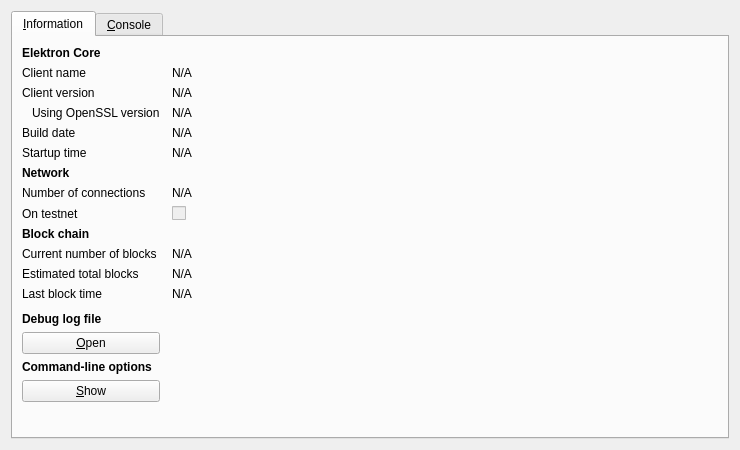
<?xml version="1.0" encoding="UTF-8"?>
<ui version="4.0">
 <class>RPCConsole</class>
 <widget class="QDialog" name="RPCConsole">
  <property name="geometry">
   <rect>
    <x>0</x>
    <y>0</y>
    <width>740</width>
    <height>450</height>
   </rect>
  </property>
  <property name="windowTitle">
   <string>Elektron - Debug window</string>
  </property>
  <layout class="QVBoxLayout" name="verticalLayout_2">
   <item>
    <widget class="QTabWidget" name="tabWidget">
     <property name="currentIndex">
      <number>0</number>
     </property>
     <widget class="QWidget" name="tab_info">
      <attribute name="title">
       <string>&amp;Information</string>
      </attribute>
      <layout class="QGridLayout" name="gridLayout" columnstretch="0,1">
       <property name="horizontalSpacing">
        <number>12</number>
       </property>
       <item row="0" column="0">
        <widget class="QLabel" name="label_9">
         <property name="font">
          <font>
           <weight>75</weight>
           <bold>true</bold>
          </font>
         </property>
         <property name="text">
          <string>Elektron Core</string>
         </property>
        </widget>
       </item>
       <item row="1" column="0">
        <widget class="QLabel" name="label_5">
         <property name="text">
          <string>Client name</string>
         </property>
        </widget>
       </item>
       <item row="1" column="1">
        <widget class="QLabel" name="clientName">
         <property name="cursor">
          <cursorShape>IBeamCursor</cursorShape>
         </property>
         <property name="text">
          <string>N/A</string>
         </property>
         <property name="textFormat">
          <enum>Qt::PlainText</enum>
         </property>
         <property name="textInteractionFlags">
          <set>Qt::LinksAccessibleByMouse|Qt::TextSelectableByKeyboard|Qt::TextSelectableByMouse</set>
         </property>
        </widget>
       </item>
       <item row="2" column="0">
        <widget class="QLabel" name="label_6">
         <property name="text">
          <string>Client version</string>
         </property>
        </widget>
       </item>
       <item row="2" column="1">
        <widget class="QLabel" name="clientVersion">
         <property name="cursor">
          <cursorShape>IBeamCursor</cursorShape>
         </property>
         <property name="text">
          <string>N/A</string>
         </property>
         <property name="textFormat">
          <enum>Qt::PlainText</enum>
         </property>
         <property name="textInteractionFlags">
          <set>Qt::LinksAccessibleByMouse|Qt::TextSelectableByKeyboard|Qt::TextSelectableByMouse</set>
         </property>
        </widget>
       </item>
       <item row="3" column="0">
        <widget class="QLabel" name="label_14">
         <property name="text">
          <string>Using OpenSSL version</string>
         </property>
         <property name="indent">
          <number>10</number>
         </property>
        </widget>
       </item>
       <item row="3" column="1">
        <widget class="QLabel" name="openSSLVersion">
         <property name="cursor">
          <cursorShape>IBeamCursor</cursorShape>
         </property>
         <property name="text">
          <string>N/A</string>
         </property>
         <property name="textFormat">
          <enum>Qt::PlainText</enum>
         </property>
         <property name="textInteractionFlags">
          <set>Qt::LinksAccessibleByMouse|Qt::TextSelectableByKeyboard|Qt::TextSelectableByMouse</set>
         </property>
        </widget>
       </item>
       <item row="4" column="0">
        <widget class="QLabel" name="label_12">
         <property name="text">
          <string>Build date</string>
         </property>
        </widget>
       </item>
       <item row="4" column="1">
        <widget class="QLabel" name="buildDate">
         <property name="cursor">
          <cursorShape>IBeamCursor</cursorShape>
         </property>
         <property name="text">
          <string>N/A</string>
         </property>
         <property name="textFormat">
          <enum>Qt::PlainText</enum>
         </property>
         <property name="textInteractionFlags">
          <set>Qt::LinksAccessibleByMouse|Qt::TextSelectableByKeyboard|Qt::TextSelectableByMouse</set>
         </property>
        </widget>
       </item>
       <item row="5" column="0">
        <widget class="QLabel" name="label_13">
         <property name="text">
          <string>Startup time</string>
         </property>
        </widget>
       </item>
       <item row="5" column="1">
        <widget class="QLabel" name="startupTime">
         <property name="cursor">
          <cursorShape>IBeamCursor</cursorShape>
         </property>
         <property name="text">
          <string>N/A</string>
         </property>
         <property name="textFormat">
          <enum>Qt::PlainText</enum>
         </property>
         <property name="textInteractionFlags">
          <set>Qt::LinksAccessibleByMouse|Qt::TextSelectableByKeyboard|Qt::TextSelectableByMouse</set>
         </property>
        </widget>
       </item>
       <item row="6" column="0">
        <widget class="QLabel" name="label_11">
         <property name="font">
          <font>
           <weight>75</weight>
           <bold>true</bold>
          </font>
         </property>
         <property name="text">
          <string>Network</string>
         </property>
        </widget>
       </item>
       <item row="7" column="0">
        <widget class="QLabel" name="label_7">
         <property name="text">
          <string>Number of connections</string>
         </property>
        </widget>
       </item>
       <item row="7" column="1">
        <widget class="QLabel" name="numberOfConnections">
         <property name="cursor">
          <cursorShape>IBeamCursor</cursorShape>
         </property>
         <property name="text">
          <string>N/A</string>
         </property>
         <property name="textFormat">
          <enum>Qt::PlainText</enum>
         </property>
         <property name="textInteractionFlags">
          <set>Qt::LinksAccessibleByMouse|Qt::TextSelectableByKeyboard|Qt::TextSelectableByMouse</set>
         </property>
        </widget>
       </item>
       <item row="8" column="0">
        <widget class="QLabel" name="label_8">
         <property name="text">
          <string>On testnet</string>
         </property>
        </widget>
       </item>
       <item row="8" column="1">
        <widget class="QCheckBox" name="isTestNet">
         <property name="enabled">
          <bool>false</bool>
         </property>
         <property name="text">
          <string/>
         </property>
        </widget>
       </item>
       <item row="9" column="0">
        <widget class="QLabel" name="label_10">
         <property name="font">
          <font>
           <weight>75</weight>
           <bold>true</bold>
          </font>
         </property>
         <property name="text">
          <string>Block chain</string>
         </property>
        </widget>
       </item>
       <item row="10" column="0">
        <widget class="QLabel" name="label_3">
         <property name="text">
          <string>Current number of blocks</string>
         </property>
        </widget>
       </item>
       <item row="10" column="1">
        <widget class="QLabel" name="numberOfBlocks">
         <property name="cursor">
          <cursorShape>IBeamCursor</cursorShape>
         </property>
         <property name="text">
          <string>N/A</string>
         </property>
         <property name="textFormat">
          <enum>Qt::PlainText</enum>
         </property>
         <property name="textInteractionFlags">
          <set>Qt::LinksAccessibleByMouse|Qt::TextSelectableByKeyboard|Qt::TextSelectableByMouse</set>
         </property>
        </widget>
       </item>
       <item row="11" column="0">
        <widget class="QLabel" name="label_4">
         <property name="text">
          <string>Estimated total blocks</string>
         </property>
        </widget>
       </item>
       <item row="11" column="1">
        <widget class="QLabel" name="totalBlocks">
         <property name="cursor">
          <cursorShape>IBeamCursor</cursorShape>
         </property>
         <property name="text">
          <string>N/A</string>
         </property>
         <property name="textFormat">
          <enum>Qt::PlainText</enum>
         </property>
         <property name="textInteractionFlags">
          <set>Qt::LinksAccessibleByMouse|Qt::TextSelectableByKeyboard|Qt::TextSelectableByMouse</set>
         </property>
        </widget>
       </item>
       <item row="12" column="0">
        <widget class="QLabel" name="label_2">
         <property name="text">
          <string>Last block time</string>
         </property>
        </widget>
       </item>
       <item row="12" column="1">
        <widget class="QLabel" name="lastBlockTime">
         <property name="cursor">
          <cursorShape>IBeamCursor</cursorShape>
         </property>
         <property name="text">
          <string>N/A</string>
         </property>
         <property name="textFormat">
          <enum>Qt::PlainText</enum>
         </property>
         <property name="textInteractionFlags">
          <set>Qt::LinksAccessibleByMouse|Qt::TextSelectableByKeyboard|Qt::TextSelectableByMouse</set>
         </property>
        </widget>
       </item>
       <item row="13" column="0">
        <spacer name="verticalSpacer_2">
         <property name="orientation">
          <enum>Qt::Vertical</enum>
         </property>
         <property name="sizeHint" stdset="0">
          <size>
           <width>20</width>
           <height>20</height>
          </size>
         </property>
        </spacer>
       </item>
       <item row="14" column="0">
        <widget class="QLabel" name="labelDebugLogfile">
         <property name="font">
          <font>
           <weight>75</weight>
           <bold>true</bold>
          </font>
         </property>
         <property name="text">
          <string>Debug log file</string>
         </property>
        </widget>
       </item>
       <item row="15" column="0">
        <widget class="QPushButton" name="openDebugLogfileButton">
         <property name="toolTip">
          <string>Open the Elektron debug log file from the current data directory. This can take a few seconds for large log files.</string>
         </property>
         <property name="text">
          <string>&amp;Open</string>
         </property>
         <property name="autoDefault">
          <bool>false</bool>
         </property>
        </widget>
       </item>
       <item row="16" column="0">
        <widget class="QLabel" name="labelCLOptions">
         <property name="font">
          <font>
           <weight>75</weight>
           <bold>true</bold>
          </font>
         </property>
         <property name="text">
          <string>Command-line options</string>
         </property>
        </widget>
       </item>
       <item row="17" column="0">
        <widget class="QPushButton" name="showCLOptionsButton">
         <property name="toolTip">
          <string>Show the Elektron-Qt help message to get a list with possible Elektron command-line options.</string>
         </property>
         <property name="text">
          <string>&amp;Show</string>
         </property>
         <property name="autoDefault">
          <bool>false</bool>
         </property>
        </widget>
       </item>
       <item row="18" column="0">
        <spacer name="verticalSpacer">
         <property name="orientation">
          <enum>Qt::Vertical</enum>
         </property>
         <property name="sizeHint" stdset="0">
          <size>
           <width>20</width>
           <height>40</height>
          </size>
         </property>
        </spacer>
       </item>
      </layout>
     </widget>
     <widget class="QWidget" name="tab_console">
      <attribute name="title">
       <string>&amp;Console</string>
      </attribute>
      <layout class="QVBoxLayout" name="verticalLayout_3">
       <property name="spacing">
        <number>3</number>
       </property>
       <item>
        <widget class="QTextEdit" name="messagesWidget">
         <property name="minimumSize">
          <size>
           <width>0</width>
           <height>100</height>
          </size>
         </property>
         <property name="readOnly">
          <bool>true</bool>
         </property>
         <property name="tabKeyNavigation" stdset="0">
          <bool>false</bool>
         </property>
         <property name="columnCount" stdset="0">
          <number>2</number>
         </property>
        </widget>
       </item>
       <item>
        <layout class="QHBoxLayout" name="horizontalLayout">
         <property name="spacing">
          <number>3</number>
         </property>
         <item>
          <widget class="QLabel" name="label">
           <property name="text">
            <string notr="true">&gt;</string>
           </property>
          </widget>
         </item>
         <item>
          <widget class="QLineEdit" name="lineEdit"/>
         </item>
         <item>
          <widget class="QPushButton" name="clearButton">
           <property name="maximumSize">
            <size>
             <width>24</width>
             <height>24</height>
            </size>
           </property>
           <property name="toolTip">
            <string>Clear console</string>
           </property>
           <property name="text">
            <string/>
           </property>
           <property name="icon">
            <iconset resource="../bitcoin.qrc">
             <normaloff>:/icons/remove</normaloff>:/icons/remove</iconset>
           </property>
           <property name="shortcut">
            <string notr="true">Ctrl+L</string>
           </property>
           <property name="autoDefault">
            <bool>false</bool>
           </property>
          </widget>
         </item>
        </layout>
       </item>
      </layout>
     </widget>
    </widget>
   </item>
  </layout>
 </widget>
 <resources>
  <include location="../bitcoin.qrc"/>
 </resources>
 <connections/>
</ui>
